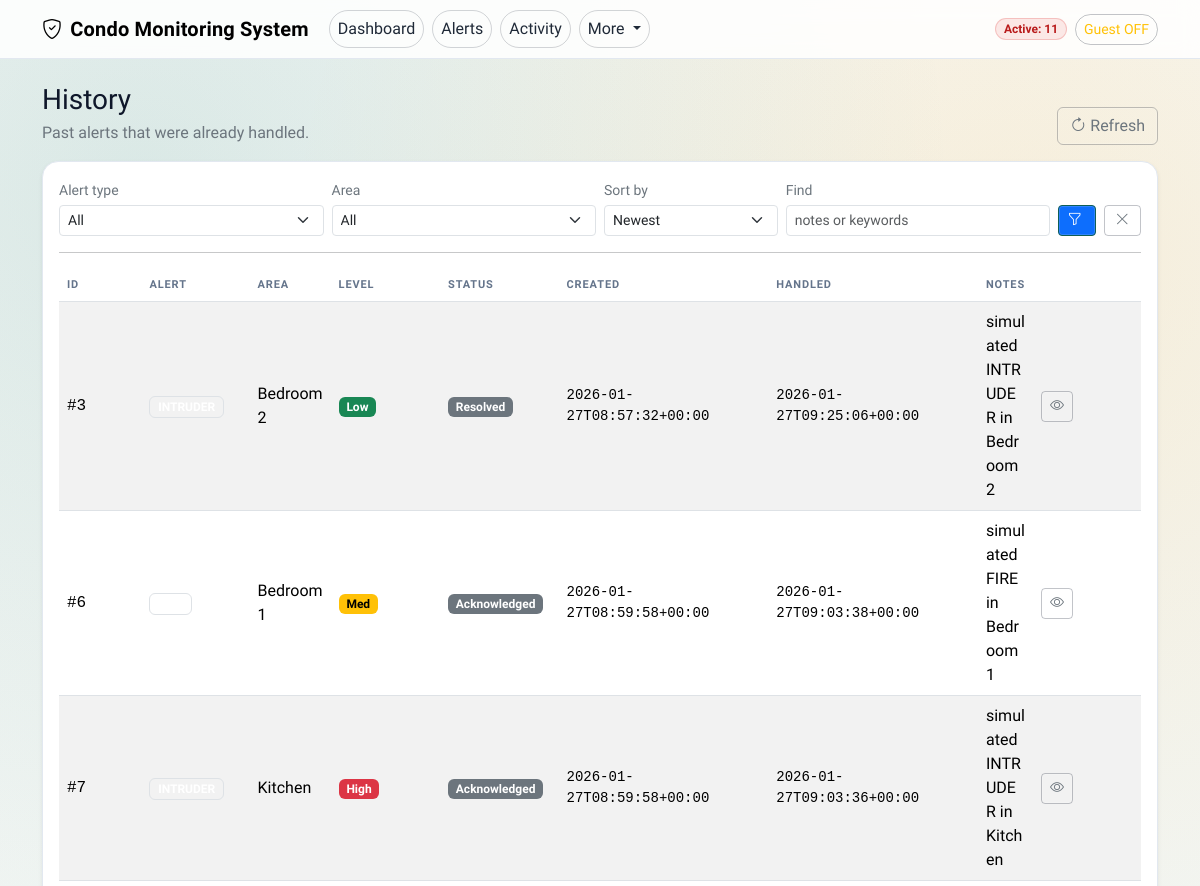
The app's page /history (upper part), older data.
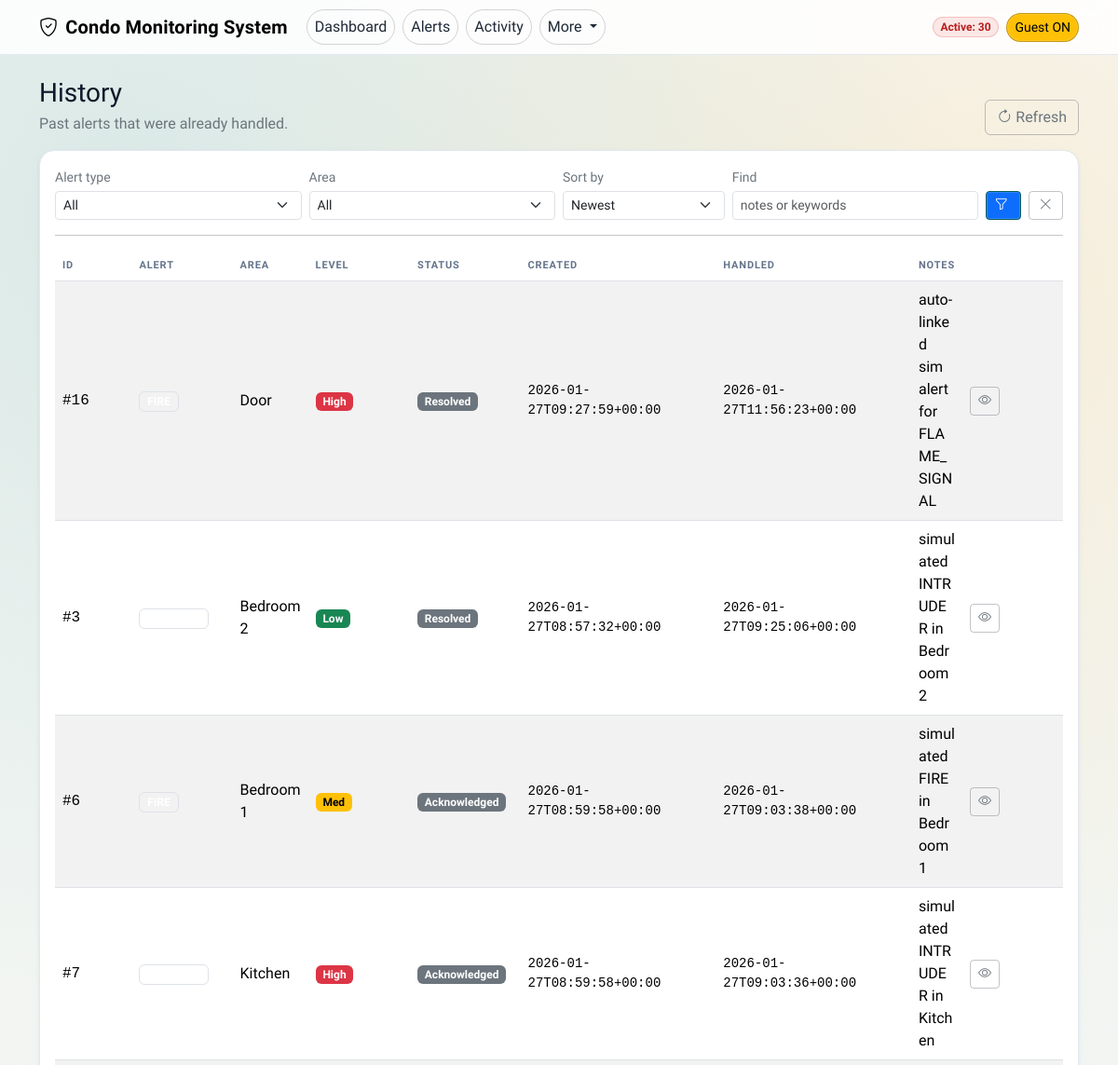
The same page, newer data.
### tables this page shows
CREATE TABLE alerts (
        id INTEGER PRIMARY KEY AUTOINCREMENT,
        type TEXT NOT NULL,
        room TEXT,
        severity INTEGER NOT NULL DEFAULT 1,
        status TEXT NOT NULL DEFAULT 'ACTIVE', -- ACTIVE | ACK | RESOLVED
        ts TEXT NOT NULL,
        ack_ts TEXT,
        snapshot_path TEXT,
        details TEXT
    );

### pi/app.py (the view)
@app.get("/history")
def history():
    type_filter = request.args.get("type", "").strip()
    room_filter = request.args.get("room", "").strip()
    q = request.args.get("q", "").strip()
    sort = request.args.get("sort", "newest").strip()
    alerts = list_history_alerts(type_filter=type_filter, room_filter=room_filter, q=q, sort=sort)
    types = distinct_alert_types()
    rooms = distinct_alert_rooms()
    return render_template("history.html", alerts=alerts, types=types, rooms=rooms,
                           type_filter=type_filter, room_filter=room_filter, q=q, sort=sort)

### pi/app.py (called while the page is built)
@app.context_processor
def inject_globals():
    return {
        "guest_mode": get_guest_mode(),
        "active_alert_count": count_active_alerts(),
    }

### pi/db.py (called while the page is built)
def get_conn() -> sqlite3.Connection:
    os.makedirs(os.path.dirname(DB_PATH), exist_ok=True)
    conn = sqlite3.connect(DB_PATH, check_same_thread=False)
    conn.row_factory = sqlite3.Row
    return conn

def distinct_alert_types():
    conn = get_conn()
    cur = conn.cursor()
    cur.execute("SELECT DISTINCT type FROM alerts ORDER BY type ASC;")
    rows = [r[0] for r in cur.fetchall()]
    conn.close()
    return rows

def distinct_alert_rooms():
    conn = get_conn()
    cur = conn.cursor()
    cur.execute("SELECT DISTINCT room FROM alerts WHERE room IS NOT NULL AND room != '' ORDER BY room ASC;")
    rows = [r[0] for r in cur.fetchall()]
    conn.close()
    return rows

def count_active_alerts() -> int:
    conn = get_conn()
    cur = conn.cursor()
    cur.execute("SELECT COUNT(*) as c FROM alerts WHERE status='ACTIVE';")
    c = int(cur.fetchone()["c"])
    conn.close()
    return c

def get_guest_mode() -> bool:
    return get_setting("guest_mode", "0") == "1"

### pi/templates/history.html (shortened to what this page needs)
{% extends "base.html" %}
{% block content %}
  <div class="d-flex flex-wrap gap-2 justify-content-between align-items-end mb-3">
    <div>
      <h3 class="mb-1">History</h3>
      <div class="text-secondary">Past alerts that were already handled.</div>
    </div>
    <a class="btn btn-outline-secondary" href="{{ url_for('history') }}"><i class="bi bi-arrow-clockwise me-1"></i>Refresh</a>
  </div>
  <div class="card shadow-sm">
    <div class="card-body">
      <form method="get" class="row g-2 align-items-end">
        <div class="col-12 col-md-3">
          <label class="form-label small text-secondary mb-1">Alert type</label>
          <select name="type" class="form-select form-select-sm">
            <option value="">All</option>
          </select>
        </div>
        <div class="col-12 col-md-3">
          <label class="form-label small text-secondary mb-1">Area</label>
          <select name="room" class="form-select form-select-sm">
            <option value="">All</option>
          </select>
        </div>
        <div class="col-12 col-md-2">
          <label class="form-label small text-secondary mb-1">Sort by</label>
          <select name="sort" class="form-select form-select-sm">
            <option value="newest" {{ "selected" if sort=="newest" else "" }}>Newest</option>
          </select>
        </div>
        <div class="col-12 col-md-3">
          <label class="form-label small text-secondary mb-1">Find</label>
          <input name="q" value="{{ q }}" class="form-control form-control-sm" placeholder="notes or keywords">
        </div>
        <div class="col-12 col-md-1 d-flex gap-2">
          <button class="btn btn-sm btn-primary w-100" type="submit"><i class="bi bi-funnel me-1"></i></button>
          <a class="btn btn-sm btn-outline-secondary w-100" href="{{ url_for('history') }}"><i class="bi bi-x-lg"></i></a>
        </div>
      </form>
      <hr class="my-3">
      {% if alerts|length == 0 %}
        <div class="text-secondary">No past alerts yet.</div>
      {% else %}
        <div class="table-responsive">
          <table class="table table-striped table-hover align-middle mb-0">
            <thead>
              <tr>
                <th style="width: 90px;">ID</th>
                <th>Alert</th>
                <th>Area</th>
                <th style="width: 120px;">Level</th>
                <th style="width: 120px;">Status</th>
                <th style="width: 220px;">Created</th>
                <th style="width: 220px;">Handled</th>
                <th>Notes</th>
                <th style="width: 120px;"></th>
              </tr>
            </thead>
            <tbody>
              {% for a in alerts %}
              <tr>
                <td class="font-monospace">#{{ a["id"] }}</td>
                <td><span class="badge text-bg-dark-subtle border">{{ a["type"] }}</span></td>
                <td>{{ a["room"] or "-" }}</td>
                <td>
                  {% if a["severity"]|int >= 3 %}
                    <span class="badge text-bg-danger">High</span>
                  {% elif a["severity"]|int == 2 %}
                    <span class="badge text-bg-warning">Med</span>
                  {% else %}
                    <span class="badge text-bg-success">Low</span>
                  {% endif %}
                </td>
                {% set status_label = "Active" if a["status"] == "ACTIVE" else ("Acknowledged" if a["status"] == "ACK" else "Resolved") %}
                <td><span class="badge text-bg-secondary">{{ status_label }}</span></td>
                <td class="font-monospace small">{{ a["ts"] }}</td>
                <td class="font-monospace small">{{ a["ack_ts"] or "-" }}</td>
                <td class="text-break">{{ a["details"] or "" }}</td>
                <td>
                  <a class="btn btn-sm btn-outline-secondary" href="{{ url_for('alert_details', alert_id=a['id']) }}">
                    <i class="bi bi-eye"></i>
                  </a>
                </td>
              </tr>
              {% endfor %}
            </tbody>
          </table>
        </div>
      {% endif %}
    </div>
  </div>
{% endblock %}

Row changes from the older to the newer data that the page shows:
now on this page (row edited): alerts: id "16", room "Door", severity "High", status "Resolved", ts "2026-01-27T09:27:59+00:00", ack_ts "2026-01-27T11:56:23+00:00", details "auto-linked sim alert for FLAME_SIGNAL"
Text that changed along with them:
{{ active_alert_count }}: "11" → "30"
{{ "ON" if guest_mode else "OFF" }}: "OFF" → "ON"
